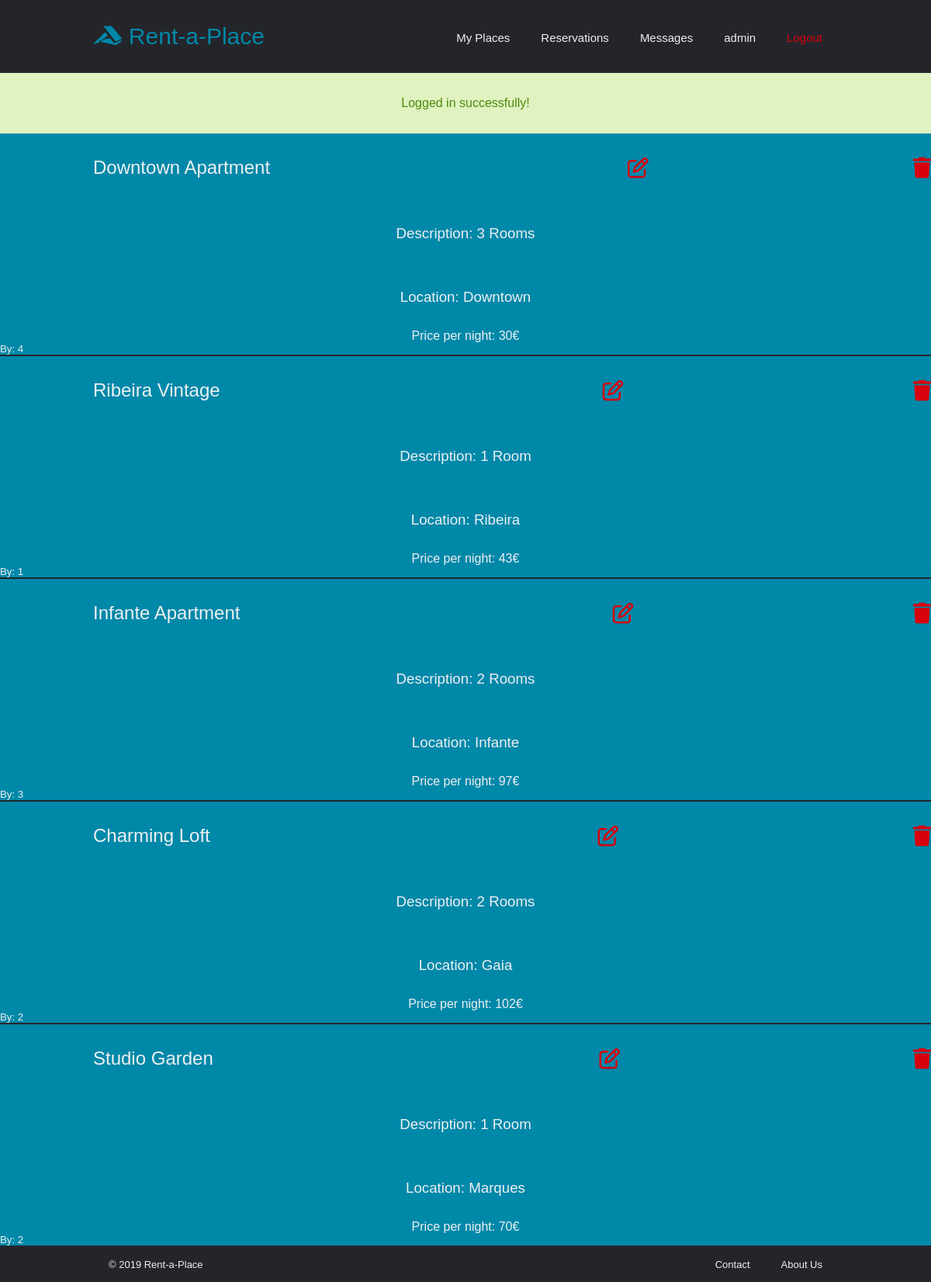
/pages/rental.php (signed in), run on the app's committed database.
### tables this page shows
CREATE TABLE Properties (id INTEGER PRIMARY KEY, ownerID INTEGER NOT NULL REFERENCES Owners (id) ON UPDATE CASCADE, price FLOAT NOT NULL, title VARCHAR NOT NULL, location VARCHAR NOT NULL, description VARCHAR NOT NULL, availabilityEnd DATE, availabilityStart DATE);

### pages/rental.php (called while the page is built, shortened)
<?php
  include_once('../templates/common/tpl_common.php');
  include_once('../templates/common/tpl_rental.php');
  include_once('../database/db_rental.php');
  $rentals = getAllProperties();
  draw_header($_SESSION['username']);
  draw_rentals($rentals);
  draw_footer();

### database/db_rental.php (called while the page is built, shortened)
<?php
   function getAllProperties()
   {
       $db = Database::instance()->db();
       $stmt = $db->prepare('SELECT * FROM Properties');
       $stmt->execute();
       return $stmt->fetchAll();
   }

### templates/common/tpl_rental.php (the view, shortened to what this page needs)
<?php function draw_rentals($rentals)
{
    ?>
  <section class="rentals">
  <?php
    foreach ($rentals as $rental) {
        draw_rental($rental);
    } ?>
  </section>
<?php
} ?>
<?php function draw_rental($rental)
    {
        ?>
<a href="property.php?id=<?=$rental['id']?> " class="rental">
<article>
  <header>
    <h2><?=$rental['title']?></h2>
    <button><i class="far fa-edit fa-2x"></i></button>
    <button><i class="fas fa-trash fa-2x"></i></button>
  </header>
  <main>
    <h3>Description: <?=$rental['description']?></h3>
    <h3>Location: <?=$rental['location']?></h3>
    <h4>Price per night: <?=$rental['price']?>€</h4>
  </main>
  <footer>
    <h5>By: <?=$rental['ownerID']?></h5>
  </footer>
</article>
</a>
<?php
    } ?>

### templates/common/tpl_common.php (shortened to what this page needs)
<?php function draw_header($username)
{
     ?>
  <!DOCTYPE html>
  <html>
    <head>
    <link rel="stylesheet" type="text/css" href="../css/header.css">
    <link rel="stylesheet" type="text/css" href="../css/style.css">
    <link rel="stylesheet" type="text/css" href="../css/footer.css">
    <link rel="stylesheet" type="text/css" href="../css/auth.css">
    <link rel="stylesheet" type="text/css" href="../css/profile.css">
    <link rel="stylesheet" type="text/css" href="../css/aboutus.css">
    <link rel="stylesheet" type="text/css" href="../css/rental.css">
    <link rel="stylesheet" type="text/css" href="../css/property.css">
    <link rel="stylesheet" type="text/css" href="../css/contact.css">
    <link rel="stylesheet" type="text/css" href="../css/search.css">
</head>
    <body>
      <header class="main_header">
        <nav>
        <?php if ($username != null) { ?>
          <ul id="header_links">
              <li><h1><a href="login.php" ><i class="fab fa-accusoft"></i> Rent-a-Place</a></h1></li>
              <li class="right_links"><a id="logout" href="../actions/action_logout.php">Logout</a></li>
              <li class="right_links"><a href="profile.php"><?=$username?></a></li>
              <li class="right_links"><a href="messages.php">Messages</a></li>
              <li class="right_links"><a href="reservations.php">Reservations</a></li>
              <li class="right_links"><a href="manage.php">My Places</a></li>
            </ul>
        <?php } else { ?>
          <ul id="header_links">
              <li><h1><a href="login.php" ><i class="fab fa-accusoft"></i> Rent-a-Place</a></h1></li>
            </ul>
        <?php  } ?>
        </nav>
      </header>
      <?php if (isset($_SESSION['messages'])) {?>
        <section id="messages">
          <?php foreach ($_SESSION['messages'] as $message) { ?>
            <div class="<?=$message['type']?>"><?=$message['content']?></div>
          <?php } ?>
        </section>
      <?php unset($_SESSION['messages']); } ?>
<?php
} ?>
<?php function draw_footer()
    {
          ?>
    <footer class="main_footer">
        <ul id="footer_links">
            <li>
            &copy; 2019 Rent-a-Place
            </li>
            <li class="footer_right">
                <a href="aboutus.php">About Us</a>
            </li>
            <li class="footer_right">
                <a href="contact.php">Contact</a>
            </li>
        </ul>
    </footer>
  </body>
</html>
<?php
    } ?>

### css/header.css (style rules this page uses)
.main_header { margin: 30px 10%; }
#header_links { list-style: none; }
#header_links li { display: inline-block; }
h1 a { font-size: 30px; text-decoration: none; transition: all 0.3s ease 0s; color: #0088a9; }
.right_links { float: right; padding: 0px 20px; margin-top: 10px; }
.right_links a { transition: all 0.3s ease 0s; font-size: 15px; color: #edf0f1; text-decoration: none; }
.right_links #logout { color: #d8000c; }
body > #messages div { width: 100%; padding: 30px 10%; text-align: center; }
body > #messages .success { color: #4f8a10; background-color: #dff2bf; }

### css/style.css (style rules this page uses)
* { box-sizing: border-box; margin: 0; padding: 0; background-color: #24252a; font-family: "Montserrat", sans-serif; font-weight: 500; }

### css/footer.css (style rules this page uses)
.main_footer { color: #edf0f1; padding: 15px 10%; font-size: 13px; }
#footer_links li { display: inline-block; padding: 0px 20px; }
.footer_right { float: right; }
.footer_right a { text-decoration: none; color: #edf0f1; transition: all 0.3s ease 0s; }

### css/auth.css (style rules this page uses)
h2 { color: #edf0f1; background-color: #0088a9; padding: 30px 10%; text-align: center; }

### css/aboutus.css (style rules this page uses)
h3 { color: #edf0f1; background-color: #0088a9; padding: 30px 10%; }

### css/rental.css (style rules this page uses)
.rental { transition: all 0.3s ease 0s; color: #edf0f1; text-decoration: none; background-color: #0088a9; }
.rental article { border-bottom: 2px solid #24252a; }
.rental h3 { text-align: center; }
.rental h4 { text-align: center; color: #edf0f1; background-color: #0088a9; }
.rental h5 { background-color: #0088a9; color: #edf0f1; }
.rental button { display: inline; border: none; text-align: center; text-decoration: none; background-color: #0088a9; }
.rental header { background-color: #0088a9; display: flex; justify-content: space-between; }
.rental h2 { text-align: center; }
.rental button i { color: #d8000c; background-color: #0088a9; }

### data on the page
properties: title "Downtown Apartment", description "3 Rooms", location "Downtown", price "30", ownerID "4"
properties: title "Ribeira Vintage", description "1 Room", location "Ribeira", price "43", ownerID "1"
properties: title "Infante Apartment", description "2 Rooms", location "Infante", price "97", ownerID "3"
properties: title "Charming Loft", description "2 Rooms", location "Gaia", price "102", ownerID "2"
properties: title "Studio Garden", description "1 Room", location "Marques", price "70", ownerID "2"

### other printed values
$username "admin"
$message['content'] "Logged in successfully!"
